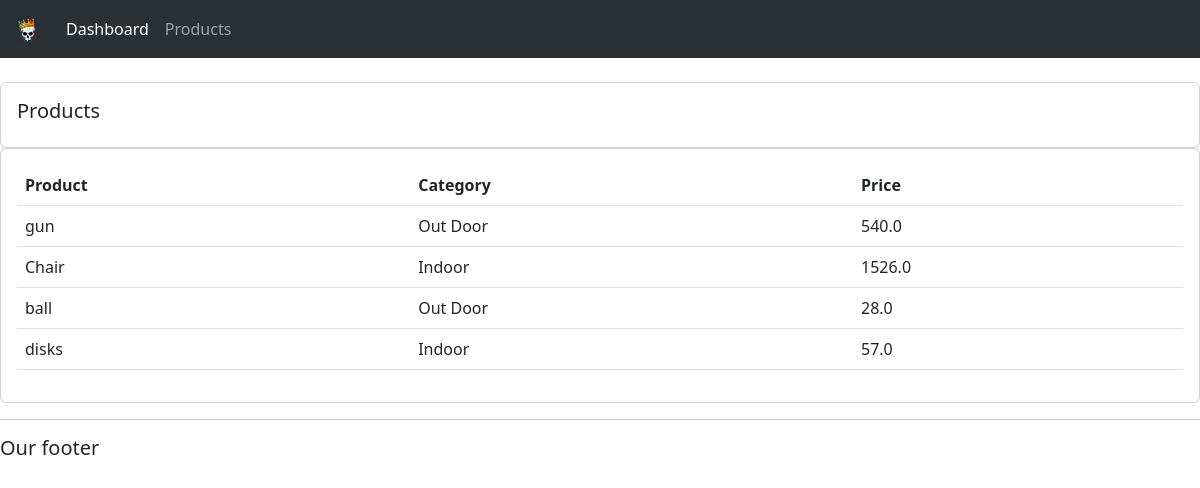
Screenshot of /products/ with the database file from the repository.
### accounts/models.py (models this page shows, shortened)
class Product(models.Model):
    CATEGORY = (
        ('Indoor', 'Indoor'),
        ('Out Door', 'Out Door')
    )
    name = models.CharField(max_length=200, null=True)
    price = models.FloatField(null=True)
    category = models.CharField(max_length=200, null=True, choices=CATEGORY)
    description = models.CharField(max_length=255, null=True)
    date_created = models.DateTimeField(auto_now_add=True, null=True)
    tags = models.ManyToManyField(Tag)#different products can have more than one tag so we use a many to many relationship

### accounts/views.py (the view)
# urls.py: path('products/', views.products, name='products'),
def products(request):
    products = Product.objects.all()
    return render(request, 'accounts/products.html', {
        'products': products
    })

### accounts/templates/accounts/products.html
{% extends 'accounts/main.html' %}
{% block content %}
<br>
<div class="row">
    <div class="col-md">
        <div class="card card-body">
            <h5>Products</h5>
        </div>
        <div class="card card-body">
            <table class="table">
                <tr>
                    <th>Product</th>
                    <th>Category</th>
                    <th>Price</th>
                </tr>
                {% for product in products %}
                <tr>
                    <td>{{ product.name }}</td>
                    <td>{{ product.category }}</td>
                    <td>{{ product.price }}</td>
                </tr>
                {% endfor %}
            </table>
        </div>
    </div>
</div>
{% endblock %}

### static/css/main.css (style rules this page uses)
body { background-color: #ebeff5; }

### rows the page displays
Product: name "gun", category "Out Door", price "540.0"
Product: name "Chair", category "Indoor", price "1526.0"
Product: name "ball", category "Out Door", price "28.0"
Product: name "disks", category "Indoor", price "57.0"
